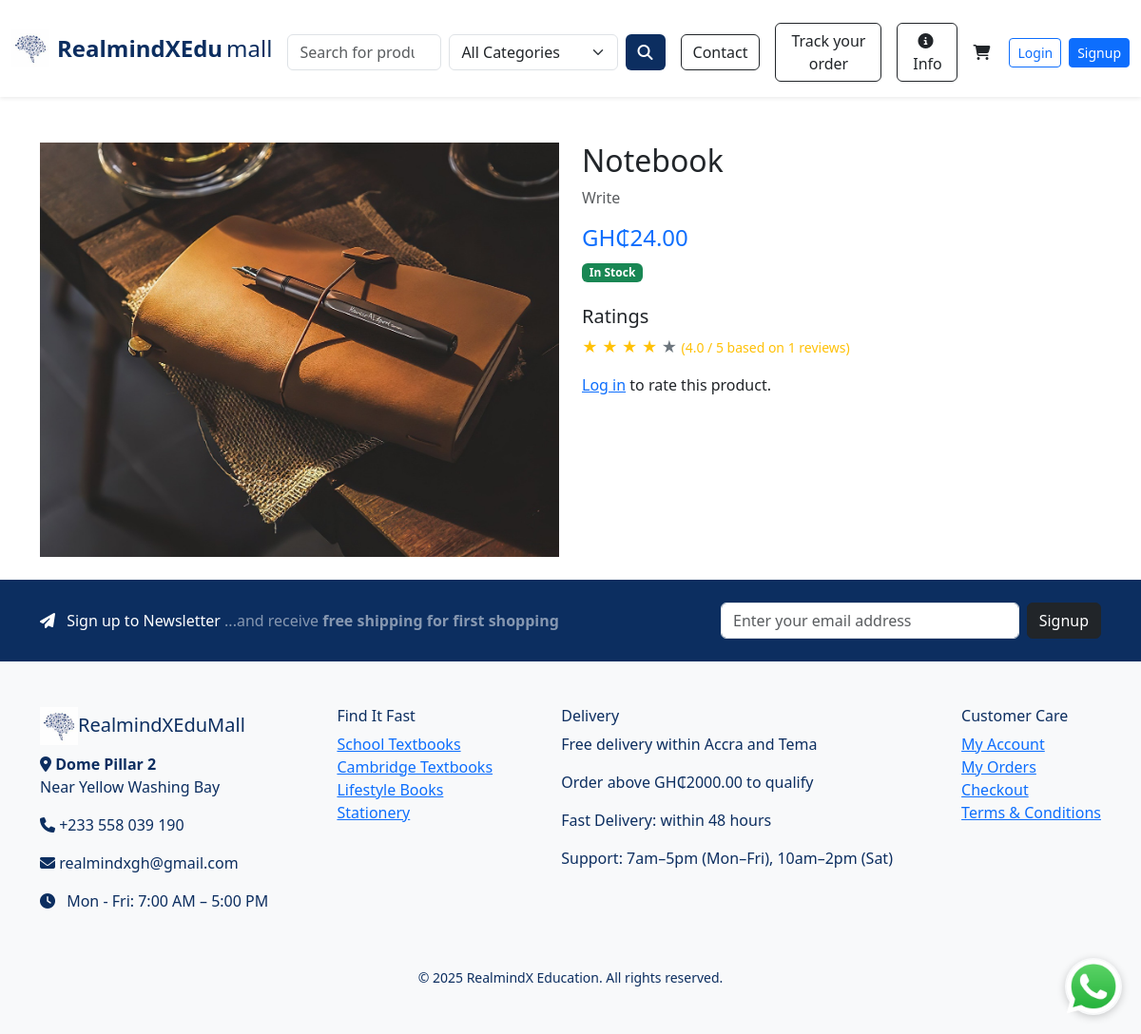
The app's page /product/3 with its own data.
### e_commerce/models/products.py (models this page shows, shortened)
class Product(db.Model):
    __tablename__ = 'product'  # Optional, but makes FK references safer
    id = db.Column(db.Integer, primary_key=True)
    name = db.Column(db.String(120), nullable=False)
    description = db.Column(db.Text, nullable=False)
    price = db.Column(db.Float, nullable=False)
    image_filename = db.Column(db.String(120))
    in_stock = db.Column(db.Boolean, default=True)
    date_created = db.Column(db.DateTime, default=datetime.utcnow)
    author = db.Column(db.String(120), nullable=True)
    brand = db.Column(db.String(120), nullable=True)
    grade = db.Column(db.String(50), nullable=True)
    level = db.Column(db.String(50), nullable=True)
    subject = db.Column(db.String(100), nullable=True)
    ratings = db.relationship('ProductRating', back_populates='product', lazy=True)
    category_id = db.Column(db.Integer, db.ForeignKey('category.id'))
    category = db.relationship('Category', back_populates='products')
    order_items = db.relationship('OrderItem', backref='product', lazy=True)

### e_commerce/routes/main_routes.py (the view)
@main_bp.route('/product/<int:product_id>')
def view_product(product_id):
    product = Product.query.get_or_404(product_id)
    user_rating = None
    if current_user.is_authenticated:
        user_rating = ProductRating.query.filter_by(user_id=current_user.id, product_id=product_id).first()
    return render_template("product_detail.html", product=product, user_rating=user_rating)

### e_commerce/templates/product_detail.html (shortened to what this page needs)
{% extends 'index.html' %}
{% block content %}
<div class="container mt-5">
  <div class="row">
    <div class="col-md-6">
      <img src="{{ url_for('static', filename='uploads/' + product.image_filename) }}" alt="{{ product.name }}" class="img-fluid">
    </div>
    <div class="col-md-6">
      <h2>{{ product.name }}</h2>
      <p class="text-muted">{{ product.description }}</p>
      <h4 class="text-primary">GH₵{{ '%.2f' % product.price }}</h4>
      {% if product.in_stock %}
        <span class="badge bg-success">In Stock</span>
      {% else %}
        <span class="badge bg-danger">Out of Stock</span>
      {% endif %}
      <div class="mt-4">
        <h5>Ratings</h5>
        {% if product.ratings %}
          {% set avg_rating = (product.ratings | map(attribute='rating') | list | sum) / (product.ratings|length) %}
          <p class="text-warning">
            {% for i in range(1, 6) %}
              {% if i <= avg_rating %}
                <span>&#9733;</span>
              {% else %}
                <span class="text-secondary">&#9733;</span>
              {% endif %}
            {% endfor %}
            <small>({{ '%.1f' % avg_rating }} / 5 based on {{ product.ratings|length }} reviews)</small>
          </p>
        {% else %}
          <p class="text-muted">No ratings yet</p>
        {% endif %}
        {% if current_user.is_authenticated %}
          {% if user_rating %}
            <p class="text-muted">You rated this product: ⭐ {{ user_rating.rating }}/5</p>
          {% else %}
            <form method="POST" action="{{ url_for('main.rate_product', product_id=product.id) }}">
              <div class="rating mb-2">
                {% for i in range(5, 0, -1) %}
                  <input type="radio" name="rating" value="{{ i }}" id="star{{ i }}">
                  <label for="star{{ i }}">★</label>
                {% endfor %}
              </div>
              <button type="submit" class="btn btn-sm btn-primary">Submit</button>
            </form>
          {% endif %}
        {% else %}
          <p><a href="{{ url_for('auth.login') }}">Log in</a> to rate this product.</p>
        {% endif %}
      </div>
    </div>
  </div><br>
</div>
{% endblock %}

### records on screen
Product: image_filename (picture), name "Notebook", description "Write", price "24.00"

### other values on screen
{{ '%.1f' % avg_rating }} "4.0"
{{ product.ratings|length }} "1"
